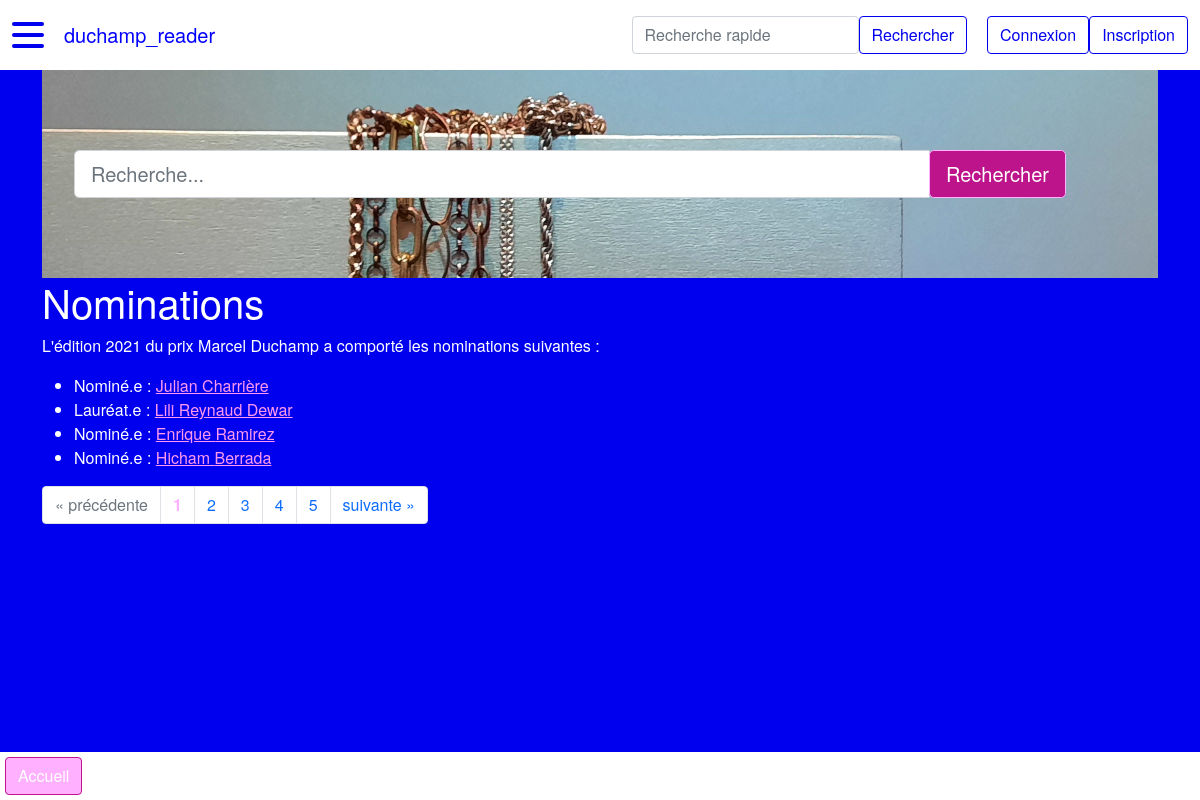
/nomination, run on the app's committed database.
### duchamp_reader/modeles/classes_generic.py (models this page shows, shortened)
class Nomination(db.Model):
    __tablename__ = "nomination"
    id = db.Column(db.Integer, unique=True, nullable=False, primary_key=True, autoincrement=True)
    annee = db.Column(db.Integer, nullable=False) # format YYYY
    laureat = db.Column(db.Boolean, nullable=False, default=0) # 1 si lauréat, 0 si non
    id_artiste = db.Column(db.Integer, db.ForeignKey("artiste.id"), nullable=False)
    id_theme = db.Column(db.Integer, db.ForeignKey("theme.id"), nullable=False)
    classname = db.Column(db.Text, nullable=False, default="nomination")
    authorship = db.relationship("AuthorshipNomination", back_populates="nomination")
    artiste = db.relationship("Artiste", back_populates="nomination")
    theme = db.relationship("Theme", back_populates="nomination", uselist=False)

class Artiste(db.Model):
    __tablename__ = "artiste"
    id = db.Column(db.Integer, unique=True, nullable=False, primary_key=True, autoincrement=True)
    nom = db.Column(db.Text, nullable=False)
    prenom = db.Column(db.Text, nullable=False)
    annee_naissance = db.Column(db.Integer) # format YYYY
    genre = db.Column(db.String(1))  # M : masculin, F : femme, A : autre/non-binaire
    id_wikidata = db.Column(db.Text)
    id_ville_naissance = db.Column(db.Integer, db.ForeignKey("ville.id"))
    id_ville_residence = db.Column(db.Integer, db.ForeignKey("ville.id"))
    classname = db.Column(db.Text, nullable=False, default="artiste")
    authorship = db.relationship("AuthorshipArtiste", back_populates="artiste")
    represent = db.relationship("RelationRepresente", back_populates="artiste")
    ville_naissance = db.relationship("Ville", foreign_keys=[id_ville_naissance],
                                      backref="artiste_ville_naissance", uselist=False)
    ville_residence = db.relationship("Ville", foreign_keys=[id_ville_residence],
                                      backref="artiste_ville_residence", uselist=False)
    nomination = db.relationship("Nomination", back_populates="artiste", uselist=False)

### duchamp_reader/routes.py (the view)
@app.route("/nomination")
def nomination_index():
    page = request.args.get("page", 1)
    titre = "Nominations"
    if isinstance(page, str) and page.isdigit():
        page = int(page)
    else:
        page = 1
    nominations = Nomination.query.join(Artiste, Nomination.id_artiste == Artiste.id)\
        .join(Theme, Nomination.id_theme == Theme.id)\
        .order_by(Nomination.id.desc()).paginate(page=page, per_page=PERPAGE)
    return render_template("pages/nomination_index.html", titre=titre, nominations=nominations,
                           last_nominations=last_nominations, last_artistes=last_artistes, last_galeries=last_galeries,
                           last_themes=last_themes, last_villes=last_villes)

### duchamp_reader/templates/pages/nomination_index.html (shortened to what this page needs)
{% extends "conteneur.html" %}
{% block homesearch %}
    {% include "partials/recherche.html" %}
{% endblock %}
{% block corps %}
<h1>{{titre}}</h1>
    {% if nominations %}
        <p>L'édition {{nominations.items[1].annee}} du prix Marcel Duchamp a comporté les nominations suivantes :</p>
        <ul>
            {% for nomination in nominations.items %}
                <li>
                    {% if nomination.laureat == 1 %}Lauréat.e {% else %}Nominé.e {% endif %}:
                    <a href="{{url_for('artiste_main', id_artiste=nomination.id_artiste)}}">
                        {{nomination.artiste.prenom}} {{nomination.artiste.nom}}
                    </a>
                </li>
            {% endfor %}
        </ul>
        <nav aria-label="research-pagination">
            <ul class="pagination">
                {% if nominations.has_prev %}
                    <li class="page-item">
                {% else%}
                    <li class="page-item disabled">
                {% endif %}
                        <a class="page-link" href="{{url_for('nomination_index', page=nominations.prev_num)}}" aria-label="Previous">
                            <span aria-hidden="true">&laquo;</span>
                            <span class="sr-only">précédente</span>
                        </a>
                    </li>
                {% for page in nominations.iter_pages() %}
                    {% if page %}
                        {% if page != nominations.page %}
                        <li class="page-item">
                            <a class="page-link" href="{{url_for('nomination_index', page=page)}}">
                                {{page}}
                            </a>
                        </li>
                        {% else %}
                            <li class="page-item active disabled">
                                <a class="page-link"><b style="color: var(--custom-light-pink)">{{page}}</b></a>
                            </li>
                        {% endif %}
                    {% else %}
                    <li class="page-item disabled">
                        <a class="page-link">...</a>
                    </li>
                    {% endif %}
                {% endfor %}
                {% if nominations.has_next %}
                    <li class="page-item">
                {% else %}
                    <li class="page-item disabled">
                {% endif %}
                    <a class="page-link" href="{{url_for('nomination_index', page=nominations.next_num)}}" aria-label="Next">
                        <span class="sr-only">suivante</span>
                        <span aria-hidden="true">&raquo;</span>
                    </a>
                </li>
            </ul>
        </nav>
    {% endif %}
    <div class="basdepage">
        <a class="btn" href="{{url_for('accueil')}}">Accueil</a>
    </div>
{% endblock %}

### data on the page
Nomination: annee "2021", laureat "Lauréat.e", artiste.prenom "Lili", artiste.nom "Reynaud Dewar"
Nomination: laureat "Nominé.e", artiste.prenom "Julian", artiste.nom "Charrière"
Nomination: laureat "Nominé.e", artiste.prenom "Enrique", artiste.nom "Ramirez"
Nomination: laureat "Nominé.e", artiste.prenom "Hicham", artiste.nom "Berrada"

### other printed values
{{ titre }} "Nominations"
{{ page }} "1"
{{ page }} "2" "3" "4" "5"
